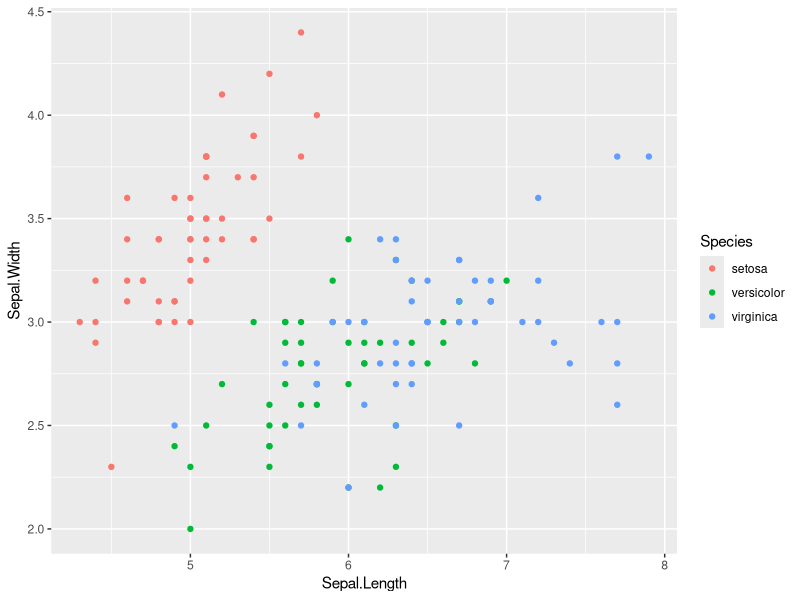
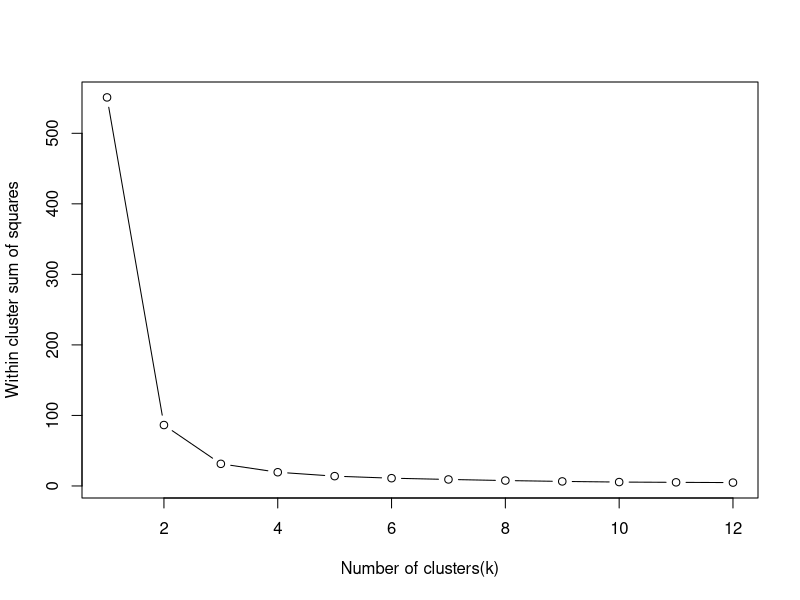

These figures' R source, in order:
library(ggplot2) # we will use ggplot2 to visualize the data.
head(iris) # first 6 rows of the
str(iris) # take a look at the structure of the iris data using str() function in R.

summary(iris) # summary statistics of all the 4 variables Sepal.Length,Sepal.Width,
# Petal.Length and Petal.Width

sapply(iris[,-5], var)
summary(iris)
# plot Sepal.Length Vs Sepal.Width using ggplot
ggplot(iris,aes(x = Sepal.Length, y = Sepal.Width, col= Species)) + geom_point()

# kmeans clustering

set.seed(300)
k.max <- 12

# tot.withinss = Total within-cluster sum of square
# iter.max = the maximum number of iterations allowed
# nstart = if centers is a number, how many random sets should be chosen.

?kmeans
wss<- sapply(1:k.max,function(k){kmeans(iris[,3:4],k,nstart = 20,iter.max = 1000)$tot.withinss})
wss # within sum of squares.
plot(1:k.max,wss, type= "b", xlab = "Number of clusters(k)", ylab = "Within cluster sum of squares")
icluster <- kmeans(iris[,3:4],3,nstart = 20)
table(icluster$cluster,iris$Species)